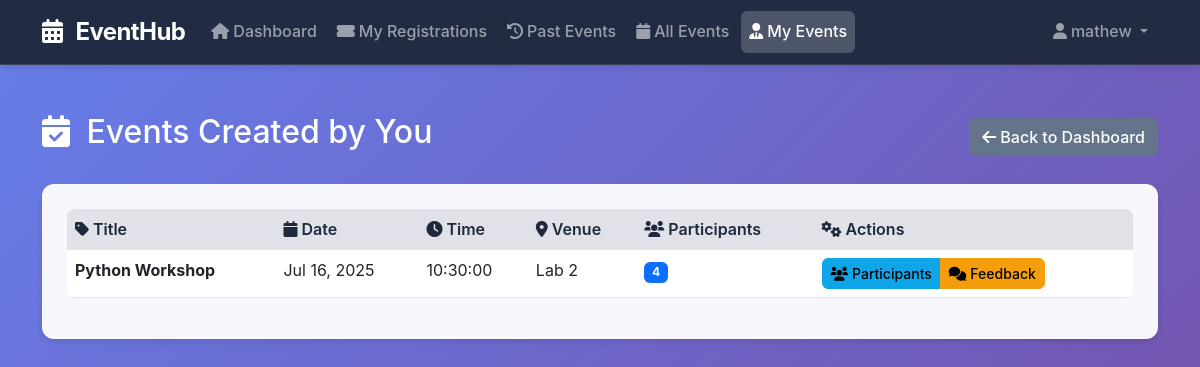
/teacher_events.php?error=invalid_event (signed in), run on the app's committed database.
### tables this page shows
CREATE TABLE `events` (
  `event_id` int(11) NOT NULL,
  `title` varchar(100) NOT NULL,
  `description` text DEFAULT NULL,
  `event_date` date NOT NULL,
  `event_time` time NOT NULL,
  `venue` varchar(100) DEFAULT NULL,
  `created_by_user_type` enum('admin','teacher','student') NOT NULL,
  `created_by_user_id` int(11) NOT NULL,
  `duration` int(11) DEFAULT 60
);

### teacher_events.php (the view, shortened to what this page needs)
<?php
$conn = new mysqli('localhost', 'root', '', 'event_management');
$teacher_id = $_SESSION['user_id'];
$userRole = $_SESSION['role'];
$stmt = $conn->prepare("SELECT e.*, (
    SELECT COUNT(*) FROM registrations r WHERE r.event_id = e.event_id
) AS participant_count
FROM events e
WHERE e.created_by_user_type = 'teacher' AND e.created_by_user_id = ?
ORDER BY e.event_date DESC");
$stmt->bind_param("i", $teacher_id);
$stmt->execute();
$events = $stmt->get_result();
?>
<!DOCTYPE html>
<html lang="en">
<head>
    <link href="https://cdn.jsdelivr.net/npm/bootstrap@5.3.0/dist/css/bootstrap.min.css" rel="stylesheet">
    <link href="https://cdnjs.cloudflare.com/ajax/libs/font-awesome/6.0.0/css/all.min.css" rel="stylesheet">
</head>
<body>
    <nav class="navbar navbar-expand-lg navbar-dark">
        <div class="container">
            <a class="navbar-brand" href="<?php echo $userRole === 'student' ? 'student_dashboard.php' : 'teacher_dashboard.php'; ?>">
                <i class="fas fa-calendar-alt me-2"></i>
                EventHub
            </a>
            <div class="collapse navbar-collapse" id="navbarNav">
                <ul class="navbar-nav me-auto">
                    <li class="nav-item">
                        <a class="nav-link" href="<?php echo $userRole === 'student' ? 'student_dashboard.php' : 'teacher_dashboard.php'; ?>">
                            <i class="fas fa-home me-1"></i>Dashboard
                        </a>
                    </li>
                    <li class="nav-item">
                        <a class="nav-link" href="my_registrations.php">
                            <i class="fas fa-ticket-alt me-1"></i>My Registrations
                        </a>
                    </li>
                    <li class="nav-item">
                        <a class="nav-link" href="past_events.php">
                            <i class="fas fa-history me-1"></i>Past Events
                        </a>
                    </li>
                    <li class="nav-item">
                        <a class="nav-link" href="all_events.php">
                            <i class="fas fa-calendar me-1"></i>All Events
                        </a>
                    </li>
                    <?php if ($userRole === 'teacher'): ?>
                    <li class="nav-item">
                        <a class="nav-link active" href="teacher_events.php">
                            <i class="fas fa-user-tie me-1"></i>My Events
                        </a>
                    </li>
                    <?php endif; ?>
                </ul>
                <ul class="navbar-nav">
                    <li class="nav-item dropdown">
                        <a class="nav-link dropdown-toggle" href="#" id="navbarDropdown" role="button" data-bs-toggle="dropdown" aria-expanded="false">
                            <i class="fas fa-user me-1"></i><?php echo htmlspecialchars($_SESSION['first_name']); ?>
                        </a>
                    </li>
                </ul>
            </div>
        </div>
    </nav>
    <div class="container mt-5">
        <div class="d-flex justify-content-between align-items-center mb-4">
            <h2 class="text-white">
                <i class="fas fa-calendar-check me-2"></i>
                Events Created by You
            </h2>
            <a href="teacher_dashboard.php" class="btn btn-secondary">
                <i class="fas fa-arrow-left me-1"></i>Back to Dashboard
            </a>
        </div>
        <div class="card">
            <div class="card-body">
                <?php if ($events->num_rows > 0): ?>
                    <div class="table-responsive">
                        <table class="table table-hover">
                            <thead>
                                <tr>
                                    <th><i class="fas fa-tag me-1"></i>Title</th>
                                    <th><i class="fas fa-calendar me-1"></i>Date</th>
                                    <th><i class="fas fa-clock me-1"></i>Time</th>
                                    <th><i class="fas fa-map-marker-alt me-1"></i>Venue</th>
                                    <th><i class="fas fa-users me-1"></i>Participants</th>
                                    <th><i class="fas fa-cogs me-1"></i>Actions</th>
                                </tr>
                            </thead>
                            <tbody>
                                <?php while ($event = $events->fetch_assoc()): ?>
                                    <tr>
                                        <td>
                                            <strong><?php echo htmlspecialchars($event['title']); ?></strong>
                                        </td>
                                        <td><?php echo date('M d, Y', strtotime($event['event_date'])); ?></td>
                                        <td><?php echo htmlspecialchars($event['event_time']); ?></td>
                                        <td><?php echo htmlspecialchars($event['venue']); ?></td>
                                        <td>
                                            <span class="badge bg-primary"><?php echo (int)$event['participant_count']; ?></span>
                                        </td>
                                        <td>
                                            <div class="btn-group" role="group">
                                                <a href="event_participants.php?event_id=<?php echo $event['event_id']; ?>"
                                                   class="btn btn-info btn-sm"
                                                   title="View Participants">
                                                    <i class="fas fa-users me-1"></i>Participants
                                                </a>
                                                <a href="teacher_event_feedbacks.php?event_id=<?php echo $event['event_id']; ?>"
                                                   class="btn btn-warning btn-sm"
                                                   title="View Feedback">
                                                    <i class="fas fa-comments me-1"></i>Feedback
                                                </a>
                                            </div>
                                        </td>
                                    </tr>
                                <?php endwhile; ?>
                            </tbody>
                        </table>
                    </div>
                <?php endif; ?>
            </div>
        </div>
    </div>
</body>
</html>

### teacher_events.php (style rules this page uses)
body { font-family: -apple-system, BlinkMacSystemFont, 'Segoe UI', 'Roboto', sans-serif; background: linear-gradient(135deg, #667eea 0%, #764ba2 100%); color: #334155; line-height: 1.6; min-height: 100vh; }
.navbar { background: rgba(30, 41, 59, 0.95) !important; backdrop-filter: blur(20px); border-bottom: 1px solid rgba(255, 255, 255, 0.1); box-shadow: 0 4px 6px -1px rgba(0, 0, 0, 0.1); }
.navbar-brand { font-weight: 700; font-size: 1.5rem; letter-spacing: -0.025em; }
.nav-link { font-weight: 500; transition: all 0.2s ease; border-radius: 6px; margin: 0 2px; }
.nav-link.active { background-color: rgba(255, 255, 255, 0.2); }
.card { background: rgba(255, 255, 255, 0.95); backdrop-filter: blur(20px); border: 1px solid rgba(255, 255, 255, 0.2); border-radius: 12px; box-shadow: 0 4px 6px -1px rgba(0, 0, 0, 0.1); transition: all 0.3s ease; }
.card-body { padding: 24px; }
.table { border-radius: 8px; overflow: hidden; }
.table thead th { background-color: rgba(30, 41, 59, 0.1); border: none; font-weight: 600; color: #1e293b; }
.btn { border-radius: 6px; font-weight: 500; transition: all 0.2s ease; }
.btn-info { background-color: #0ea5e9; border-color: #0ea5e9; }
.btn-warning { background-color: #f59e0b; border-color: #f59e0b; }
.btn-secondary { background-color: #64748b; border-color: #64748b; }

### data on the page
events: title "Python Workshop", event_date "Jul 16, 2025", event_time "10:30:00", venue "Lab 2", participant_count "4"

### other printed values
$_SESSION['first_name'] "mathew"
